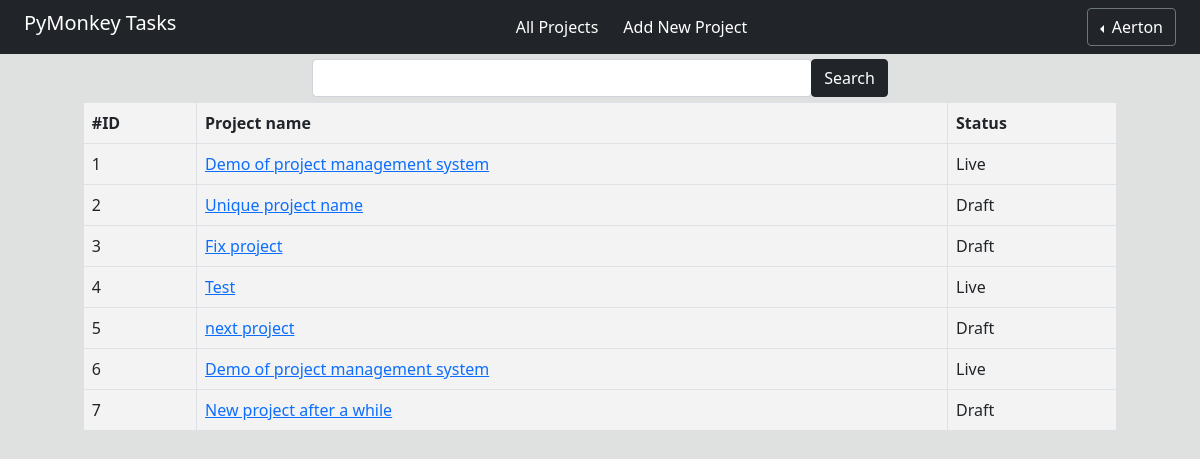
Page /projects (signed in) on the committed database.
### lib/models.py (models this page shows)
class User(db.Model, UserMixin):
    id = db.Column(db.Integer, primary_key=True)
    email = db.Column(db.String, nullable=False)
    password = db.Column(db.String, nullable=False)
    fname = db.Column(db.String)
    lname = db.Column(db.String)
    team = db.Column(db.String)
    position = db.Column(db.String)
    assignment = db.relationship('Project_assignment', backref='user')

class Project(db.Model):
    id = db.Column(db.Integer, primary_key=True)
    name = db.Column(db.String)
    description = db.Column(db.String)
    status = db.Column(db.String)
    date_added = db.Column(db.String)
    added_by = db.Column(db.String)
    tasks = db.relationship("Tasks", backref='project')
    assignment = db.relationship("Project_assignment", backref='project')
    notes = db.relationship("Note", backref='project')
    resources = db.relationship("Resources", backref='project')

### lib/project_routing.py (the view)
@project_routes.route("/projects", methods = ["GET","POST"])
@login_required
def index():
    projects = Project.query.all()
    if request.method == "POST":
        srch = str(request.form["search"])
        searched_projects = Project.query.filter(Project.name.contains(srch)).all()
        return render_template("search.html", searched_projects=searched_projects)
    return render_template("projects.html", projects=projects)

### lib/models.py (called while the page is built)
@login_manager.user_loader
def load_user(user_id):
    return User.query.get(int(user_id))

### lib/templates/projects.html
{% extends 'layout.html' %}
{% block content %}
<div class="d-flex justify-content-center" style="margin-bottom: 5px;">
  <form action="{{ url_for('project_routes.index') }}" class="form" method="post" >
    <div class="input-group">
      <div class="form-outline">
        <input type="search" class="form-control" name="search" style="width: 500px;"/>
      </div>
      <button type="submit" class="btn btn-dark" style="border-radius: 4px;" >Search</button>
    </div>
  </form>
</div>
{% if projects %}
<div style="background-color: rgb(243, 243, 243);">
    <table class="table table-hover table-bordered">
      <thead>
        <tr>
            <th scope="col">#ID</th>
            <th scope="col">Project name</th>
            <th scope="col">Status</th>
        </tr>
      </thead>
      <tbody>
      {% for project in projects %}
        <tr>
            <td>{{ project.id }}</td>
            <td><a type="button" href="{{ url_for('project_routes.project', project_id=project.id) }}">{{ project.name }}</a></td>
            <td>{{ project.status }}</td>
        </tr>
      {% endfor %}
      </tbody>
    </table>
</div>
{% else %}
  <span> No projects added so far.</span>
{% endif %}
{% endblock %}

### lib/templates/layout.html (shortened to what this page needs)
<!DOCTYPE html>
<html lang="en">
<head>
    <link rel="stylesheet" href="{{ url_for('static',filename='css/bootstrap.min.css') }}"/>
    <link rel="stylesheet" href="{{ url_for('static',filename='css/styles.css')}}" />
</head>
<body style="background-color: rgb(223, 224, 224);">
<nav class="navbar navbar-dark bg-dark">
    <h5 class="header text-white" style="margin-left: 2%;">PyMonkey Tasks</h5>
    <div class="btn-group">
        <a href="{{ url_for('project_routes.index') }}" class="btn btn-dark">All Projects</a>
        <a href="{{ url_for('project_routes.add') }}" class="btn btn-dark">Add New Project</a>
    </div>
    {% if current_user.is_authenticated %}
    <div class="btn-group dropstart" style="margin-right: 2%;">
        <button class="btn btn-outline-secondary dropdown-toggle text-white" type="button" id="dropdownMenuButton1" data-bs-toggle="dropdown" aria-expanded="false">
          {{ current_user.fname }}
        </button>
    </div>
	{% else %}
    <div class="btn-group">
        <a href="{{ url_for('user_routes.login') }}" class="btn btn-dark">Login</a>
        <a href="{{ url_for('user_routes.register') }}" class="btn btn-dark">Register</a>
    </div>
	{% endif %}
</nav>
<div class="container-fluid">
    <div class="row" style="margin-left: 5%;margin-right: 5%; margin-top: 5px;">
        <div clas="col-8">
            {% block content %}
            {% endblock %}
        </div>
    </div>
</div>
</body>
</html>

### rows in the picture
User: fname "Aerton"
Project: id "1", name "Demo of project management system", status "Live"
Project: id "2", name "Unique project name", status "Draft"
Project: id "3", name "Fix project", status "Draft"
Project: id "4", name "Test", status "Live"
Project: id "5", name "next project", status "Draft"
Project: id "6", name "Demo of project management system", status "Live"
Project: id "7", name "New project after a while", status "Draft"
